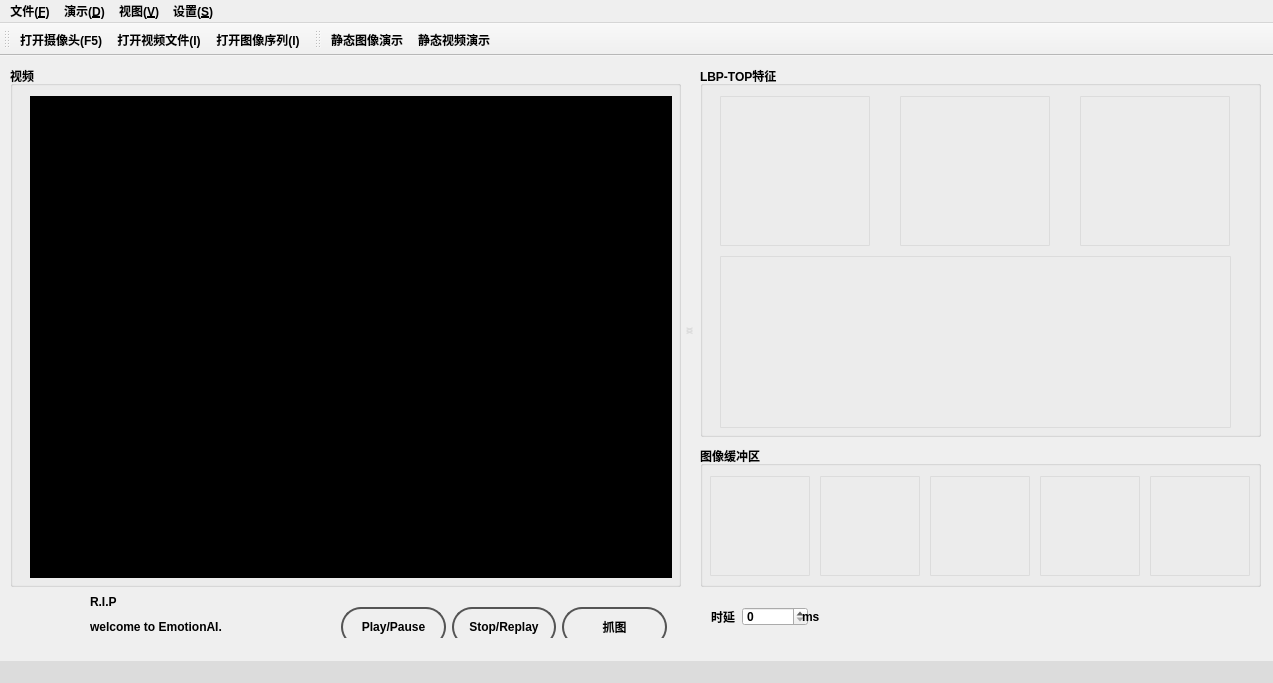
<?xml version="1.0" encoding="UTF-8"?>
<ui version="4.0">
 <author>Andyz</author>
 <class>EmotionAI</class>
 <widget class="QMainWindow" name="EmotionAI">
  <property name="geometry">
   <rect>
    <x>0</x>
    <y>0</y>
    <width>1273</width>
    <height>683</height>
   </rect>
  </property>
  <property name="minimumSize">
   <size>
    <width>700</width>
    <height>683</height>
   </size>
  </property>
  <property name="font">
   <font>
    <weight>75</weight>
    <bold>true</bold>
   </font>
  </property>
  <property name="windowTitle">
   <string>Emotion recognition system based on LBP-TOP - EmotionAI</string>
  </property>
  <property name="windowIcon">
   <iconset resource="emotion_ai_main_window.qrc">
    <normaloff>:/EmotionAI/Resources/app1.png</normaloff>:/EmotionAI/Resources/app1.png</iconset>
  </property>
  <widget class="QWidget" name="centralWidget">
   <widget class="QGroupBox" name="groupBox">
    <property name="geometry">
     <rect>
      <x>10</x>
      <y>10</y>
      <width>671</width>
      <height>521</height>
     </rect>
    </property>
    <property name="styleSheet">
     <string notr="true">font: 75 9pt &quot;微软雅黑&quot;;</string>
    </property>
    <property name="title">
     <string>视频</string>
    </property>
    <widget class="QGraphicsView" name="mainView">
     <property name="geometry">
      <rect>
       <x>20</x>
       <y>30</y>
       <width>642</width>
       <height>482</height>
      </rect>
     </property>
     <property name="styleSheet">
      <string notr="true">background:black;
font: 75 18pt &quot;微软雅黑&quot;;</string>
     </property>
    </widget>
   </widget>
   <widget class="QWidget" name="horizontalLayoutWidget">
    <property name="geometry">
     <rect>
      <x>330</x>
      <y>540</y>
      <width>348</width>
      <height>42</height>
     </rect>
    </property>
    <layout class="QHBoxLayout" name="horizontalLayout">
     <item>
      <widget class="QPushButton" name="playPauseBtn">
       <property name="minimumSize">
        <size>
         <width>94</width>
         <height>40</height>
        </size>
       </property>
       <property name="styleSheet">
        <string notr="true">QPushButton {
color: #000;
border: 2px solid #555;
border-radius: 20px;
padding: 5px;
background: qradialgradient(cx: 0.3, cy: -0.4,
fx: 0.3, fy: -0.4,
radius: 1.35, stop: 0 #fff, stop: 1 #bbb);
min-width: 80px;
font: 75 12pt &quot;微软雅黑&quot;;
}

QPushButton:hover {
background: qradialgradient(cx: 0.3, cy: -0.4,
fx: 0.3, fy: -0.4,
radius: 1.35, stop: 0 #fff, stop: 1 #bbb);
}

QPushButton:pressed {
background: qradialgradient(cx: 0.4, cy: -0.1,
fx: 0.4, fy: -0.1,
radius: 1.35, stop: 0 #fff, stop: 1 #ddd);
}

QPushButton:disabled 
{
color: #333;
}</string>
       </property>
       <property name="text">
        <string>Play/Pause</string>
       </property>
      </widget>
     </item>
     <item>
      <widget class="QPushButton" name="stopReplayBtn">
       <property name="minimumSize">
        <size>
         <width>94</width>
         <height>40</height>
        </size>
       </property>
       <property name="styleSheet">
        <string notr="true">QPushButton {
color: #000;
border: 2px solid #555;
border-radius: 20px;
padding: 5px;
background: qradialgradient(cx: 0.3, cy: -0.4,
fx: 0.3, fy: -0.4,
radius: 1.35, stop: 0 #fff, stop: 1 #bbb);
min-width: 80px;
font: 75 12pt &quot;微软雅黑&quot;;
}

QPushButton:hover {
background: qradialgradient(cx: 0.3, cy: -0.4,
fx: 0.3, fy: -0.4,
radius: 1.35, stop: 0 #fff, stop: 1 #bbb);
}

QPushButton:pressed {
background: qradialgradient(cx: 0.4, cy: -0.1,
fx: 0.4, fy: -0.1,
radius: 1.35, stop: 0 #fff, stop: 1 #ddd);
}

QPushButton:disabled 
{
color: #333;
}</string>
       </property>
       <property name="text">
        <string>Stop/Replay</string>
       </property>
      </widget>
     </item>
     <item>
      <widget class="QPushButton" name="CatchCameraBtn">
       <property name="minimumSize">
        <size>
         <width>94</width>
         <height>40</height>
        </size>
       </property>
       <property name="styleSheet">
        <string notr="true">QPushButton {
color: #000;
border: 2px solid #555;
border-radius: 20px;
padding: 5px;
background: qradialgradient(cx: 0.3, cy: -0.4,
fx: 0.3, fy: -0.4,
radius: 1.35, stop: 0 #fff, stop: 1 #bbb);
min-width: 80px;
font: 75 12pt &quot;微软雅黑&quot;;
}

QPushButton:hover {
background: qradialgradient(cx: 0.3, cy: -0.4,
fx: 0.3, fy: -0.4,
radius: 1.35, stop: 0 #fff, stop: 1 #bbb);
}

QPushButton:pressed {
background: qradialgradient(cx: 0.4, cy: -0.1,
fx: 0.4, fy: -0.1,
radius: 1.35, stop: 0 #fff, stop: 1 #ddd);
}

QPushButton:disabled 
{
color: #333;
}</string>
       </property>
       <property name="text">
        <string>抓图</string>
       </property>
      </widget>
     </item>
    </layout>
   </widget>
   <widget class="QLabel" name="label_smile">
    <property name="geometry">
     <rect>
      <x>30</x>
      <y>530</y>
      <width>51</width>
      <height>51</height>
     </rect>
    </property>
    <property name="text">
     <string/>
    </property>
    <property name="textFormat">
     <enum>Qt::AutoText</enum>
    </property>
    <property name="pixmap">
     <pixmap resource="emotion_ai_main_window.qrc">:/EmotionAI/Resources/boy2.png</pixmap>
    </property>
   </widget>
   <widget class="QGroupBox" name="groupBox_2">
    <property name="geometry">
     <rect>
      <x>700</x>
      <y>10</y>
      <width>561</width>
      <height>371</height>
     </rect>
    </property>
    <property name="styleSheet">
     <string notr="true">font: 75 9pt &quot;微软雅黑&quot;;</string>
    </property>
    <property name="title">
     <string>LBP-TOP特征</string>
    </property>
    <widget class="QLabel" name="frameXYView">
     <property name="geometry">
      <rect>
       <x>20</x>
       <y>30</y>
       <width>150</width>
       <height>150</height>
      </rect>
     </property>
     <property name="minimumSize">
      <size>
       <width>150</width>
       <height>150</height>
      </size>
     </property>
     <property name="styleSheet">
      <string notr="true">QLabel
{
	color: rgb(220, 220, 220);
	border:1px solid rgb(220, 220, 220);
	border-radius: 1px;
}</string>
     </property>
     <property name="text">
      <string/>
     </property>
    </widget>
    <widget class="QLabel" name="frameXTView">
     <property name="geometry">
      <rect>
       <x>200</x>
       <y>30</y>
       <width>150</width>
       <height>150</height>
      </rect>
     </property>
     <property name="minimumSize">
      <size>
       <width>150</width>
       <height>150</height>
      </size>
     </property>
     <property name="styleSheet">
      <string notr="true">QLabel
{
	color: rgb(220, 220, 220);
	border:1px solid rgb(220, 220, 220);
	border-radius: 1px;
}</string>
     </property>
     <property name="text">
      <string/>
     </property>
    </widget>
    <widget class="QLabel" name="frameYTView">
     <property name="geometry">
      <rect>
       <x>380</x>
       <y>30</y>
       <width>150</width>
       <height>150</height>
      </rect>
     </property>
     <property name="minimumSize">
      <size>
       <width>150</width>
       <height>150</height>
      </size>
     </property>
     <property name="styleSheet">
      <string notr="true">QLabel
{
	color: rgb(220, 220, 220);
	border:1px solid rgb(220, 220, 220);
	border-radius: 1px;
}</string>
     </property>
     <property name="text">
      <string/>
     </property>
    </widget>
    <widget class="QLabel" name="lbptopView">
     <property name="geometry">
      <rect>
       <x>20</x>
       <y>190</y>
       <width>511</width>
       <height>172</height>
      </rect>
     </property>
     <property name="minimumSize">
      <size>
       <width>150</width>
       <height>150</height>
      </size>
     </property>
     <property name="styleSheet">
      <string notr="true">QLabel
{
	color: rgb(220, 220, 220);
	border:1px solid rgb(220, 220, 220);
	border-radius: 1px;
}</string>
     </property>
     <property name="text">
      <string/>
     </property>
    </widget>
   </widget>
   <widget class="QGroupBox" name="groupBox_3">
    <property name="geometry">
     <rect>
      <x>700</x>
      <y>390</y>
      <width>561</width>
      <height>141</height>
     </rect>
    </property>
    <property name="styleSheet">
     <string notr="true">font: 75 9pt &quot;微软雅黑&quot;;</string>
    </property>
    <property name="title">
     <string>图像缓冲区</string>
    </property>
    <widget class="QLabel" name="buffer1">
     <property name="geometry">
      <rect>
       <x>10</x>
       <y>30</y>
       <width>100</width>
       <height>100</height>
      </rect>
     </property>
     <property name="minimumSize">
      <size>
       <width>100</width>
       <height>100</height>
      </size>
     </property>
     <property name="styleSheet">
      <string notr="true">QLabel
{
	color: rgb(220, 220, 220);
	border:1px solid rgb(220, 220, 220);
	border-radius: 1px;
}</string>
     </property>
     <property name="text">
      <string/>
     </property>
    </widget>
    <widget class="QLabel" name="buffer2">
     <property name="geometry">
      <rect>
       <x>120</x>
       <y>30</y>
       <width>100</width>
       <height>100</height>
      </rect>
     </property>
     <property name="minimumSize">
      <size>
       <width>100</width>
       <height>100</height>
      </size>
     </property>
     <property name="styleSheet">
      <string notr="true">QLabel
{
	color: rgb(220, 220, 220);
	border:1px solid rgb(220, 220, 220);
	border-radius: 1px;
}</string>
     </property>
     <property name="text">
      <string/>
     </property>
    </widget>
    <widget class="QLabel" name="buffer3">
     <property name="geometry">
      <rect>
       <x>230</x>
       <y>30</y>
       <width>100</width>
       <height>100</height>
      </rect>
     </property>
     <property name="minimumSize">
      <size>
       <width>100</width>
       <height>100</height>
      </size>
     </property>
     <property name="styleSheet">
      <string notr="true">QLabel
{
	color: rgb(220, 220, 220);
	border:1px solid rgb(220, 220, 220);
	border-radius: 1px;
}</string>
     </property>
     <property name="text">
      <string/>
     </property>
    </widget>
    <widget class="QLabel" name="buffer5">
     <property name="geometry">
      <rect>
       <x>450</x>
       <y>30</y>
       <width>100</width>
       <height>100</height>
      </rect>
     </property>
     <property name="minimumSize">
      <size>
       <width>100</width>
       <height>100</height>
      </size>
     </property>
     <property name="styleSheet">
      <string notr="true">QLabel
{
	color: rgb(220, 220, 220);
	border:1px solid rgb(220, 220, 220);
	border-radius: 1px;
}</string>
     </property>
     <property name="text">
      <string/>
     </property>
    </widget>
    <widget class="QLabel" name="buffer4">
     <property name="geometry">
      <rect>
       <x>340</x>
       <y>30</y>
       <width>100</width>
       <height>100</height>
      </rect>
     </property>
     <property name="minimumSize">
      <size>
       <width>100</width>
       <height>100</height>
      </size>
     </property>
     <property name="styleSheet">
      <string notr="true">QLabel
{
	color: rgb(220, 220, 220);
	border:1px solid rgb(220, 220, 220);
	border-radius: 1px;
}</string>
     </property>
     <property name="text">
      <string/>
     </property>
    </widget>
   </widget>
   <widget class="QPushButton" name="closeDrawerBtn">
    <property name="geometry">
     <rect>
      <x>679</x>
      <y>17</y>
      <width>21</width>
      <height>515</height>
     </rect>
    </property>
    <property name="styleSheet">
     <string notr="true">QPushButton 
{
	color: rgb(220, 220, 220);
	border: 0px solid #000;
	border-radius: 1px;
}

QPushButton:hover 
{
	color: #000;
	background: qradialgradient(cx: 0.3, cy: -0.4,
						 fx: 0.3, fy: -0.4,
						 radius: 1.35, stop: 0 #fff, stop: 1 #bbb);
}

QPushButton:pressed 
{
	background: qradialgradient(cx: 0.4, cy: -0.1,
					     fx: 0.4, fy: -0.1,
						radius: 1.35, stop: 0 #fff, stop: 1 #ddd);
}</string>
    </property>
    <property name="text">
     <string>&lt;</string>
    </property>
   </widget>
   <widget class="QPushButton" name="openDrawerBtn">
    <property name="geometry">
     <rect>
      <x>679</x>
      <y>17</y>
      <width>21</width>
      <height>515</height>
     </rect>
    </property>
    <property name="styleSheet">
     <string notr="true">QPushButton 
{
	color: rgb(220, 220, 220);
	border: 0px solid #000;
	border-radius: 1px;
}

QPushButton:hover 
{
	color: #000;
	background: qradialgradient(cx: 0.3, cy: -0.4,
						 fx: 0.3, fy: -0.4,
						 radius: 1.35, stop: 0 #fff, stop: 1 #bbb);
}

QPushButton:pressed 
{
	background: qradialgradient(cx: 0.4, cy: -0.1,
					     fx: 0.4, fy: -0.1,
						radius: 1.35, stop: 0 #fff, stop: 1 #ddd);
}</string>
    </property>
    <property name="text">
     <string>&gt;</string>
    </property>
   </widget>
   <widget class="QWidget" name="horizontalLayoutWidget_2">
    <property name="geometry">
     <rect>
      <x>700</x>
      <y>540</y>
      <width>131</width>
      <height>41</height>
     </rect>
    </property>
    <property name="styleSheet">
     <string notr="true">font: 75 9pt &quot;微软雅黑&quot;;</string>
    </property>
    <layout class="QHBoxLayout" name="horizontalLayout_2">
     <item>
      <widget class="QLabel" name="delayLabel">
       <property name="styleSheet">
        <string notr="true">font: 75 9pt &quot;微软雅黑&quot;;</string>
       </property>
       <property name="text">
        <string>时延</string>
       </property>
      </widget>
     </item>
     <item>
      <widget class="QSpinBox" name="delaySpinBox">
       <property name="minimumSize">
        <size>
         <width>66</width>
         <height>0</height>
        </size>
       </property>
       <property name="styleSheet">
        <string notr="true">font: 75 9pt &quot;微软雅黑&quot;;</string>
       </property>
      </widget>
     </item>
     <item>
      <widget class="QLabel" name="label_2">
       <property name="styleSheet">
        <string notr="true">font: 75 9pt &quot;微软雅黑&quot;;</string>
       </property>
       <property name="text">
        <string>ms</string>
       </property>
      </widget>
     </item>
    </layout>
   </widget>
   <widget class="QLabel" name="label_emo">
    <property name="geometry">
     <rect>
      <x>90</x>
      <y>530</y>
      <width>81</width>
      <height>31</height>
     </rect>
    </property>
    <property name="styleSheet">
     <string notr="true">font: 75 15pt &quot;Times New Roman&quot;;</string>
    </property>
    <property name="text">
     <string>R.I.P</string>
    </property>
   </widget>
   <widget class="QLabel" name="label_emo_time">
    <property name="geometry">
     <rect>
      <x>90</x>
      <y>560</y>
      <width>151</width>
      <height>21</height>
     </rect>
    </property>
    <property name="styleSheet">
     <string notr="true">font: 12pt &quot;Times New Roman&quot;;</string>
    </property>
    <property name="text">
     <string>welcome to EmotionAI.</string>
    </property>
   </widget>
  </widget>
  <widget class="QMenuBar" name="menuBar">
   <property name="geometry">
    <rect>
     <x>0</x>
     <y>0</y>
     <width>1273</width>
     <height>21</height>
    </rect>
   </property>
   <widget class="QMenu" name="menu">
    <property name="styleSheet">
     <string notr="true"/>
    </property>
    <property name="title">
     <string>文件(&amp;F)</string>
    </property>
    <addaction name="actionOpen_Camera"/>
    <addaction name="actionOpen_Video_File"/>
    <addaction name="actionOpen_Image_Seq"/>
    <addaction name="separator"/>
    <addaction name="actionExit"/>
   </widget>
   <widget class="QMenu" name="menu_2">
    <property name="styleSheet">
     <string notr="true"/>
    </property>
    <property name="title">
     <string>演示(&amp;D)</string>
    </property>
    <addaction name="actionDemoImage"/>
    <addaction name="actionDemoVideo"/>
   </widget>
   <widget class="QMenu" name="menu_3">
    <property name="title">
     <string>视图(&amp;V)</string>
    </property>
    <addaction name="actionViewLbptopHist"/>
   </widget>
   <widget class="QMenu" name="menu_4">
    <property name="title">
     <string>设置(&amp;S)</string>
    </property>
    <addaction name="actionLBP_TOP"/>
    <addaction name="actionStorage"/>
    <addaction name="separator"/>
    <addaction name="action_EmotionAI"/>
   </widget>
   <addaction name="menu"/>
   <addaction name="menu_2"/>
   <addaction name="menu_3"/>
   <addaction name="menu_4"/>
  </widget>
  <widget class="QToolBar" name="mainToolBar">
   <property name="iconSize">
    <size>
     <width>24</width>
     <height>24</height>
    </size>
   </property>
   <property name="toolButtonStyle">
    <enum>Qt::ToolButtonFollowStyle</enum>
   </property>
   <attribute name="toolBarArea">
    <enum>TopToolBarArea</enum>
   </attribute>
   <attribute name="toolBarBreak">
    <bool>false</bool>
   </attribute>
   <addaction name="action_open_camera"/>
   <addaction name="action_open_video_file"/>
   <addaction name="action_open_image_seq"/>
  </widget>
  <widget class="QStatusBar" name="statusBar">
   <property name="styleSheet">
    <string notr="true">background: rgb(220, 220, 220);</string>
   </property>
  </widget>
  <widget class="QToolBar" name="demoToolBar">
   <property name="windowTitle">
    <string>toolBar</string>
   </property>
   <attribute name="toolBarArea">
    <enum>TopToolBarArea</enum>
   </attribute>
   <attribute name="toolBarBreak">
    <bool>false</bool>
   </attribute>
   <addaction name="action_demo_image"/>
   <addaction name="action_demo_video"/>
  </widget>
  <action name="actionOpen_Camera">
   <property name="icon">
    <iconset resource="emotion_ai_main_window.qrc">
     <normaloff>:/toolbar/Resources/toolbar/camera.png</normaloff>:/toolbar/Resources/toolbar/camera.png</iconset>
   </property>
   <property name="text">
    <string>打开摄像头(&amp;C)</string>
   </property>
  </action>
  <action name="action_open_video_file">
   <property name="icon">
    <iconset resource="emotion_ai_main_window.qrc">
     <normaloff>:/toolbar/Resources/toolbar/openfile.png</normaloff>:/toolbar/Resources/toolbar/openfile.png</iconset>
   </property>
   <property name="text">
    <string>打开视频文件(&amp;I)</string>
   </property>
  </action>
  <action name="action_open_camera">
   <property name="icon">
    <iconset resource="emotion_ai_main_window.qrc">
     <normaloff>:/toolbar/Resources/toolbar/camera.png</normaloff>:/toolbar/Resources/toolbar/camera.png</iconset>
   </property>
   <property name="text">
    <string>打开摄像头(&amp;F5)</string>
   </property>
  </action>
  <action name="actionViewLbptopHist">
   <property name="text">
    <string>查看LBP-TOP(&amp;H)</string>
   </property>
  </action>
  <action name="action_EmotionAI">
   <property name="text">
    <string>关于 EmotionAi</string>
   </property>
  </action>
  <action name="actionOpen_Video_File">
   <property name="icon">
    <iconset resource="emotion_ai_main_window.qrc">
     <normaloff>:/toolbar/Resources/toolbar/openfile.png</normaloff>:/toolbar/Resources/toolbar/openfile.png</iconset>
   </property>
   <property name="text">
    <string>打开视频文件(&amp;V)</string>
   </property>
  </action>
  <action name="actionExit">
   <property name="icon">
    <iconset resource="emotion_ai_main_window.qrc">
     <normaloff>:/toolbar/Resources/toolbar/exit.png</normaloff>:/toolbar/Resources/toolbar/exit.png</iconset>
   </property>
   <property name="text">
    <string>退出(&amp;X)</string>
   </property>
  </action>
  <action name="actionDemoImage">
   <property name="icon">
    <iconset resource="emotion_ai_main_window.qrc">
     <normaloff>:/toolbar/Resources/toolbar/demoImage.png</normaloff>:/toolbar/Resources/toolbar/demoImage.png</iconset>
   </property>
   <property name="text">
    <string>静态图像演示(&amp;I)</string>
   </property>
  </action>
  <action name="actionDemoVideo">
   <property name="icon">
    <iconset resource="emotion_ai_main_window.qrc">
     <normaloff>:/toolbar/Resources/toolbar/demoVideo.png</normaloff>:/toolbar/Resources/toolbar/demoVideo.png</iconset>
   </property>
   <property name="text">
    <string>静态视频演示(&amp;V)</string>
   </property>
  </action>
  <action name="action_demo_image">
   <property name="icon">
    <iconset resource="emotion_ai_main_window.qrc">
     <normaloff>:/toolbar/Resources/toolbar/demoImage.png</normaloff>:/toolbar/Resources/toolbar/demoImage.png</iconset>
   </property>
   <property name="text">
    <string>静态图像演示</string>
   </property>
  </action>
  <action name="action_demo_video">
   <property name="icon">
    <iconset resource="emotion_ai_main_window.qrc">
     <normaloff>:/toolbar/Resources/toolbar/demoVideo.png</normaloff>:/toolbar/Resources/toolbar/demoVideo.png</iconset>
   </property>
   <property name="text">
    <string>静态视频演示</string>
   </property>
  </action>
  <action name="action_open_image_seq">
   <property name="icon">
    <iconset resource="emotion_ai_main_window.qrc">
     <normaloff>:/toolbar/Resources/toolbar/imageSeq.png</normaloff>:/toolbar/Resources/toolbar/imageSeq.png</iconset>
   </property>
   <property name="text">
    <string>打开图像序列(&amp;I)</string>
   </property>
  </action>
  <action name="actionOpen_Image_Seq">
   <property name="icon">
    <iconset resource="emotion_ai_main_window.qrc">
     <normaloff>:/toolbar/Resources/toolbar/imageSeq.png</normaloff>:/toolbar/Resources/toolbar/imageSeq.png</iconset>
   </property>
   <property name="text">
    <string>打开图像序列(&amp;I)</string>
   </property>
  </action>
  <action name="actionLBP_TOP">
   <property name="text">
    <string>LBP-TOP参数(&amp;L)</string>
   </property>
  </action>
  <action name="actionStorage">
   <property name="text">
    <string>自定义存储参数</string>
   </property>
  </action>
 </widget>
 <layoutdefault spacing="6" margin="11"/>
 <resources>
  <include location="emotion_ai_main_window.qrc"/>
 </resources>
 <connections/>
 <slots>
  <slot>OnOpenCameraBtn_Clicked()</slot>
  <slot>OnCloseCameraBtn_Clicked()</slot>
  <slot>OnCatchPictureBtn_Clicked()</slot>
  <slot>OnTestBtn_Click()</slot>
  <slot>OnActionDemoVideo_Triggered()</slot>
  <slot>OnActionDemoImage_Triggered()</slot>
 </slots>
</ui>
